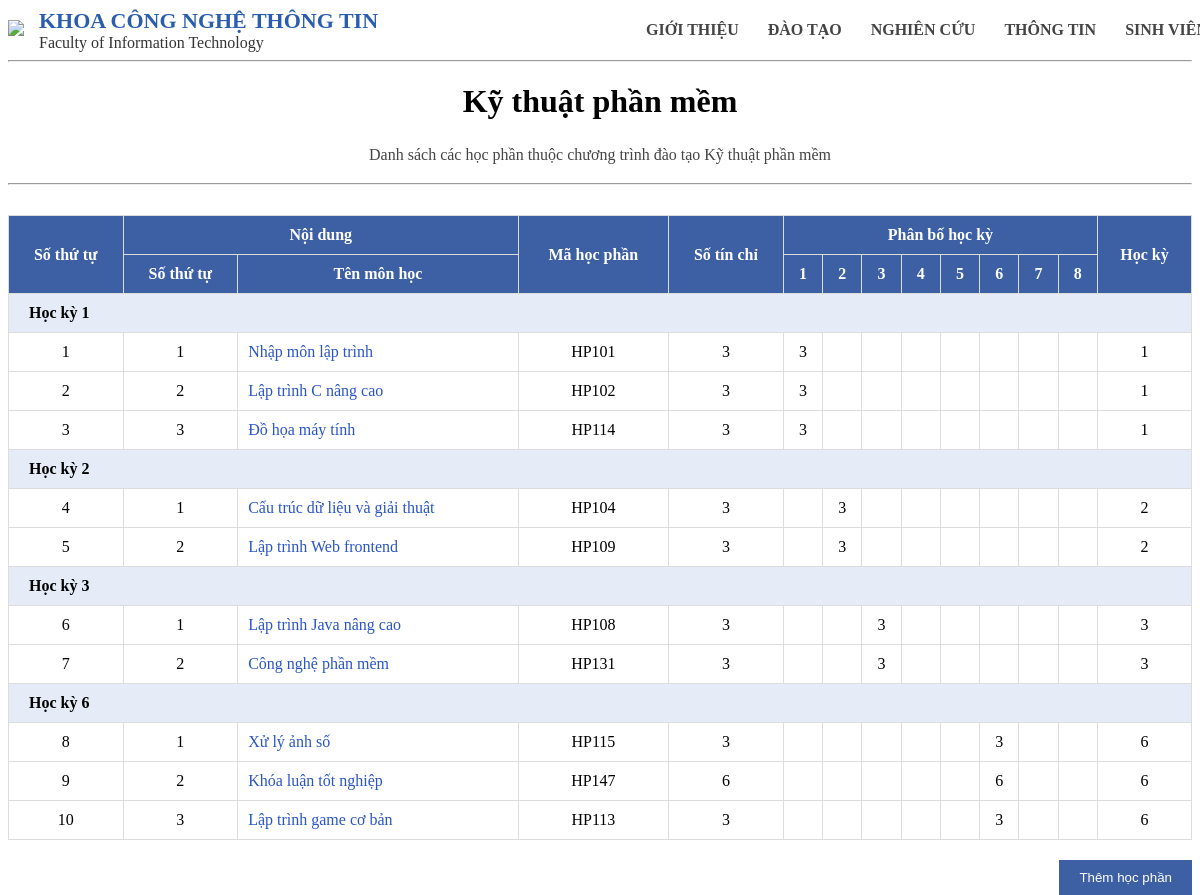
The app's page /detail/CT01 with its own data.
### tables this page shows
CREATE TABLE "chuongtrinh" (
	"mact"	TEXT NOT NULL UNIQUE,
	"tenct"	TEXT NOT NULL,
	"chitieu"	INTEGER NOT NULL,
	"linhvuc"	TEXT NOT NULL,
	PRIMARY KEY("mact")
);

CREATE TABLE "chuongtrinhct" (
	"mact"	TEXT NOT NULL,
	"mahp"	TEXT NOT NULL,
	"stt"	INTEGER,
	"sotc"	INTEGER,
	"hocki"	INTEGER,
	"loai"	TEXT,
	PRIMARY KEY("mact","mahp")
);

CREATE TABLE "hocphan" (
	"mahp"	TEXT NOT NULL UNIQUE,
	"tenhp"	TEXT NOT NULL,
	"sotc"	INTEGER NOT NULL,
	PRIMARY KEY("mahp")
);

### main.py (the view)
@app.route("/detail/<mact>")
def detail(mact):
    conn = get_db()
    cur = conn.cursor()
    cur.execute("SELECT * FROM chuongtrinh WHERE mact=?", (mact,))
    ct = cur.fetchone()
    cur.execute("""
        SELECT hp.mahp, hp.tenhp, hp.sotc, ct.hocki, ct.loai, ct.hocki, ct.stt
        FROM chuongtrinhct ct
        JOIN hocphan hp ON ct.mahp = hp.mahp
        WHERE ct.mact = ?
        ORDER BY ct.hocki, ct.stt
    """, (mact,))
    rows = cur.fetchall()
    conn.close()
    return render_template("detail.html", rows=rows, ct=ct)

### main.py (called while the page is built)
def get_db():
    conn = sqlite3.connect("database.db")
    conn.row_factory = sqlite3.Row
    return conn

### templates/detail.html
{% extends "base.html" %}
{% block content %}
<div class="container">
<h1>{{ct.tenct}}</h1>
<p class="description">
Danh sách các học phần thuộc chương trình đào tạo {{ct.tenct}}
</p>
<hr>
<table>
<tr>
    <th rowspan="2">Số thứ tự</th>
    <th colspan="2">Nội dung</th>
    <th rowspan="2">Mã học phần</th>
    <th rowspan="2">Số tín chỉ</th>
    <th colspan="8">Phân bố học kỳ</th>
    <th rowspan="2">Học kỳ</th>
</tr>
<tr>
    <th>Số thứ tự</th>
    <th>Tên môn học</th>
    <th>1</th>
    <th>2</th>
    <th>3</th>
    <th>4</th>
    <th>5</th>
    <th>6</th>
    <th>7</th>
    <th>8</th>
</tr>
{% set stt = namespace(value=1) %}
{% for hocki, mon in rows|groupby("hocki") %}
<tr class="group">
<td colspan="14">Học kỳ {{hocki}}</td>
</tr>
{% for hp in mon %}
<tr>
<td>{{stt.value}}</td>
<td>{{loop.index}}</td>
<td class="subject">{{hp.tenhp}}</td>
<td>{{hp.mahp}}</td>
<td>{{hp.sotc}}</td>
<td>{% if hp.hocki==1 %}{{hp.sotc}}{% endif %}</td>
<td>{% if hp.hocki==2 %}{{hp.sotc}}{% endif %}</td>
<td>{% if hp.hocki==3 %}{{hp.sotc}}{% endif %}</td>
<td>{% if hp.hocki==4 %}{{hp.sotc}}{% endif %}</td>
<td>{% if hp.hocki==5 %}{{hp.sotc}}{% endif %}</td>
<td>{% if hp.hocki==6 %}{{hp.sotc}}{% endif %}</td>
<td>{% if hp.hocki==7 %}{{hp.sotc}}{% endif %}</td>
<td>{% if hp.hocki==8 %}{{hp.sotc}}{% endif %}</td>
<td>{{hp.hocki}}</td>
</tr>
{% set stt.value = stt.value + 1 %}
{% endfor %}
{% endfor %}
</table>
<a href="/add/{{ct.mact}}">
<button type="button" class="add">Thêm học phần</button>
</a>
</div>
{% endblock %}

### templates/base.html (shortened to what this page needs)
<!DOCTYPE html>
<html lang="vi">
<head>
    <link rel="stylesheet" href="{{ url_for('static', filename='styles.css') }}">
</head>
<body>
<header class="header">
<div class="header-container">
    <div class="logo-area">
        <a href="/">
        <img src="{{ url_for('static', filename='logo.png') }}" class="logo">
        </a>
        <div class="title">
            <div class="vn">KHOA CÔNG NGHỆ THÔNG TIN</div>
            <div class="en">Faculty of Information Technology</div>
        </div>
    </div>
    <nav class="menu">
        <a href="#">GIỚI THIỆU</a>
        <a href="/">ĐÀO TẠO</a>
        <a href="#">NGHIÊN CỨU</a>
        <a href="#">THÔNG TIN</a>
        <a href="#">SINH VIÊN</a>
    </nav>
</div>
</header>
<hr>
{% block content %}
{% endblock %}
</body>
</html>

### static/styles.css (style rules this page uses)
.header-container { width:1200px; margin:auto; display:flex; align-items:center; justify-content:space-between; }
.logo-area { display:flex; align-items:center; }
.logo { width:60px; margin-right:15px; }
.title .vn { font-weight:bold; color:#2a5db0; font-size:22px; }
.title .en { font-size:16px; color:#333; }
.menu a { margin-left:25px; text-decoration:none; color:#444; font-weight:600; }
table { width:100%; border-collapse:collapse; margin-top:20px; }
th { background:#3d5fa3; color:white; padding:10px; }
td { padding:10px; border:1px solid #ddd; text-align:center; }
a { color:#2a55c7; text-decoration:none; }
h1,p { text-align:center; }
.description { color:#444; line-height:1.6; }
.add { margin-top:20px; padding:10px 20px; background:#3d5fa3; color:white; border:none; float:right; }
table { width:100%; border-collapse:collapse; margin-top:30px; }
th { background:#3d5fa3; color:white; padding:10px; border:1px solid #dcdcdc; }
td { padding:10px; border:1px solid #dcdcdc; text-align:center; }
.subject { text-align:left; color:#2a55c7; }
.group { background:#e5ecf7; font-weight:bold; }
.group td { text-align:left; padding-left:20px; }

### records on screen
chuongtrinh: tenct "Kỹ thuật phần mềm"
chuongtrinhct: value "1", tenhp "Nhập môn lập trình", mahp "HP101", sotc "3", hocki "1"
chuongtrinhct: value "2", tenhp "Lập trình C nâng cao", mahp "HP102", sotc "3", hocki "1"
chuongtrinhct: value "3", tenhp "Đồ họa máy tính", mahp "HP114", sotc "3", hocki "1"
chuongtrinhct: value "4", tenhp "Cấu trúc dữ liệu và giải thuật", mahp "HP104", sotc "3", hocki "2"
chuongtrinhct: value "5", tenhp "Lập trình Web frontend", mahp "HP109", sotc "3", hocki "2"
chuongtrinhct: value "6", tenhp "Lập trình Java nâng cao", mahp "HP108", sotc "3", hocki "3"
chuongtrinhct: value "7", tenhp "Công nghệ phần mềm", mahp "HP131", sotc "3", hocki "3"
chuongtrinhct: value "8", tenhp "Xử lý ảnh số", mahp "HP115", sotc "3", hocki "6"
chuongtrinhct: value "9", tenhp "Khóa luận tốt nghiệp", mahp "HP147", sotc "6", hocki "6"
chuongtrinhct: value "10", tenhp "Lập trình game cơ bản", mahp "HP113", sotc "3", hocki "6"

### other values on screen
{{ hocki }} "1" "2" "3" "6"
